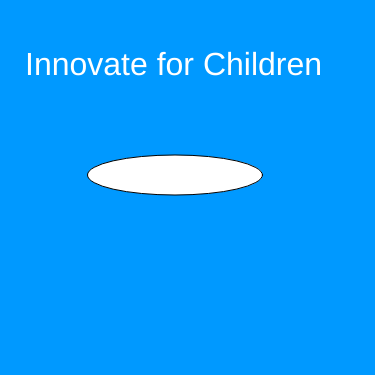
Frame 1 (no input)
Frame 60 (no input): identical to frame 1, image omitted
Frame 120 (the mouse pressed at the canvas centre since frame 60): identical to frame 1, image omitted

The p5.js sketch that drew this single still picture (run headless with seeded random() and noise() and a simulated clock; from frame 60 on, the mouse is pressed at the canvas centre):

// p5.js sketch
// ── sketch.js
function setup() {
  createCanvas(375,375);// put setup code here
}

function draw() {
  // put drawing code here
  background (0,153,255)
// this circle will follow my mouse
ellipse(175,175,175,40);
fill("white");
textSize (32);
text ("Innovate for Children", 25, 75);
}
